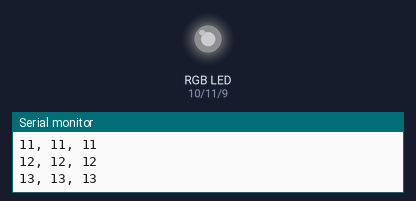
The sketch below on a simulated Arduino Uno, built with avr-gcc and run on an emulated ATmega328P. Shown: an RGB LED mixed from three pins (HIGH = lit), the last lines printed to the serial monitor. Dim RGB values are drawn brighter than linear.

Above: at 0.15 s.
At 3.6 s:
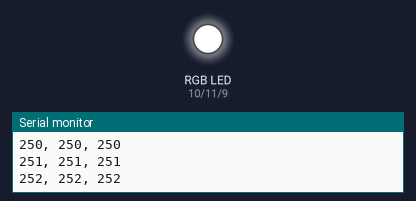
At 11.4 s:
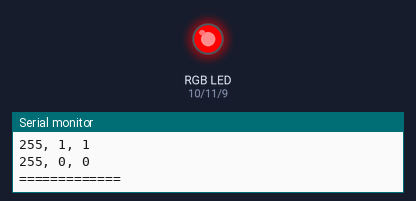
At 17.0 s:
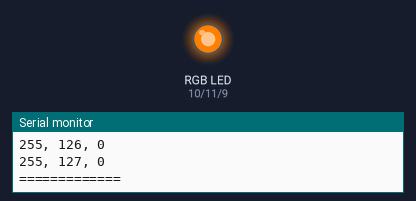
At 29.4 s:
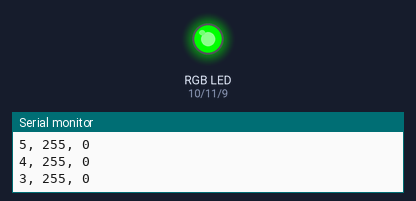
At 36.6 s:
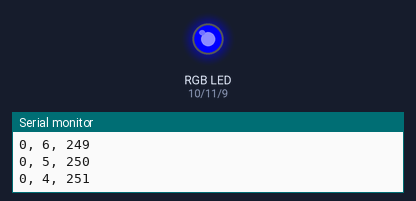
Timing chart, 0 to 38.1 s (numbered marks = the images above):
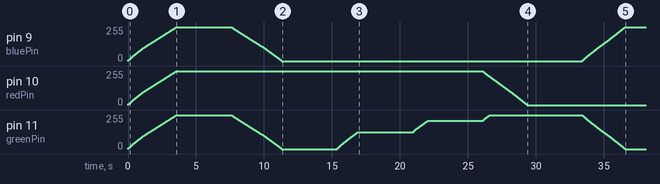

Measured:
- by itself, pin 10 (redPin): rises from 0/255 to 255/255 in 3.6 s, then falls to 0/255 in 25.8 s

The sketch:

led.ino
```cpp
int redPin = 10;
int greenPin = 11;
int bluePin = 9;

void setup()
{
 pinMode(redPin, OUTPUT);
 pinMode(greenPin, OUTPUT);
 pinMode(bluePin, OUTPUT);
 Serial.begin(9600);
}

// 흰, 빨, 주, 노, 초, 파, 남, 보
int rgb[][3] = {
  {255,255,255}, //흰색
  {255, 0, 0},   // 빨강
  {255, 127, 0},   // 주황
  {255, 212, 0},   // 노랑
  {0, 255, 0}, // 초록
  {0, 0, 255}, // 파랑
  {0, 0, 128}, // 남색
  {139, 0, 255} // 보라
};


int cnt = 0;


int previous_r = 0, previous_g = 0, previous_b = 0;
int r = 0, g = 0, b = 0;
int r_change = 0, g_change = 0, b_change = 0;


void loop()
{

  r = rgb[cnt][0];
  g = rgb[cnt][1];
  b = rgb[cnt][2];

  r_change = previous_r - r;
  g_change = previous_g - g;
  b_change = previous_b - b;

  while ( !((r_change == 0) && (g_change == 0) && (b_change == 0)) ){
    if (r_change < 0){
      previous_r++;
      r_change++;
    }
    else if (r_change > 0) {
      previous_r--;
      r_change--;
    }

    if (g_change < 0){
      previous_g++;
      g_change++;
    }
    else if (g_change > 0) {
      previous_g--;
      g_change--;
    }

    if (b_change < 0){
      previous_b++;
      b_change++;
    }
    else if (b_change > 0) {
      previous_b--;
      b_change--;
    }

    setColor(previous_r, previous_g, previous_b);
    delay(10);
    Serial.print(previous_r);
    Serial.print(", ");
    Serial.print(previous_g);
    Serial.print(", ");
    Serial.println(previous_b);
    }

  Serial.println("=============");
  Serial.print(previous_r);
  Serial.print(", ");
  Serial.print(previous_g);
  Serial.print(", ");
  Serial.println(previous_b);
  Serial.println("=============");

  setColor(previous_r, previous_g, previous_b);
  delay(4000);


  if ( cnt < (sizeof(rgb) / sizeof(rgb[0]))-1 ) {
    cnt++;
  } else {
    cnt = 0;
  }

  Serial.println(cnt);

}


// pcm 단자일때는 아날로그 쓰면되고
// 디지털 단자는 digitalWrite(redPin, HIGH); 이런식으로 쓰면됨

void setColor(int red, int green, int blue)
{
  analogWrite(redPin, red);
  analogWrite(greenPin, green);
  analogWrite(bluePin, blue);
}
```
